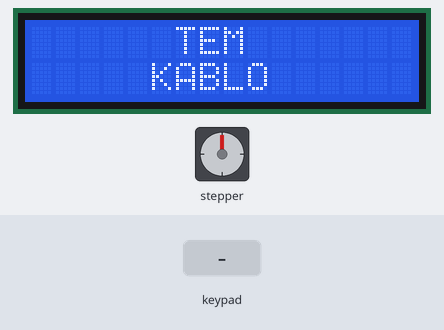
Recording of a sketch running on a simulated Arduino Uno, built with avr-gcc and run on an emulated ATmega328P. On the bench: stepper motor, 16×2 character LCD. Wiring (inferred from the names in the program): stepper motor driver (200 steps per turn assumed): step pin 10; direction pin 11; enable pin 12. Inputs (shaded band) come from the test bench. EEPROM starts erased.

Above: at 1.2 s.
1.3 s: key 'A' pressed
At 2.4 s:
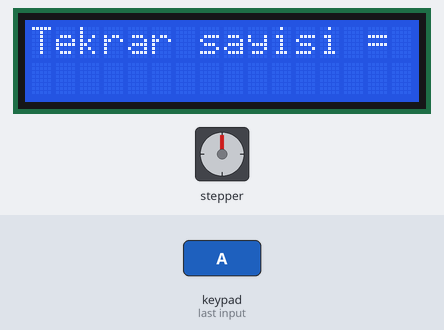
2.8 s: keypad keys 2 3 4 5 # pressed 0.4 s apart
At 5.1 s:
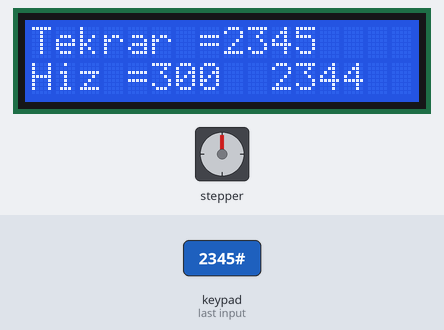
7.8 s: key 'D' pressed
At 8.7 s:
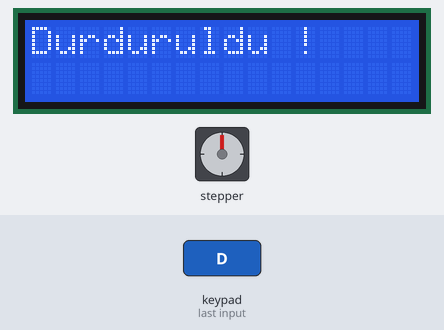
9.5 s: key 'B' pressed
At 9.9 s:
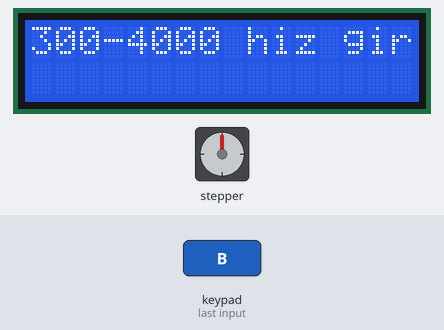
11.0 s: key 'C' pressed
At 12.1 s:
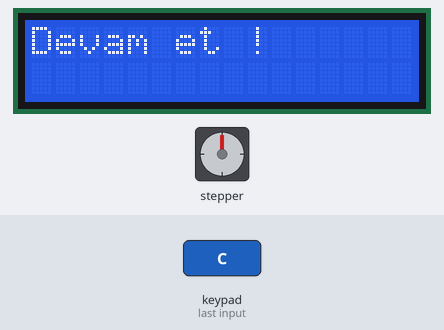
12.5 s: keypad keys 2 3 4 5 pressed 0.4 s apart
At 14.6 s:
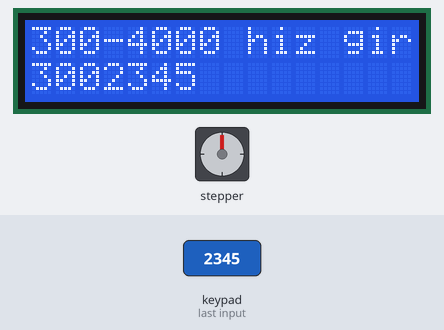
Timing chart, 0 to 16.1 s (numbered marks = the images above; inputs shaded):
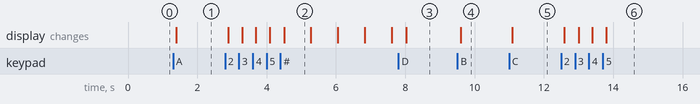

Measured:
- after the input at 1.3 s, the display: changes after 0.09 s (image 1)
- after the input at 2.8 s, the display: first changes after 0.09 s (image 2 shows a later state)
- after the input at 7.8 s, the display: changes after 0.23 s (image 3)
- after the input at 9.5 s, the display: changes after 0.09 s (image 4)
- after the input at 11.0 s, the display: changes after 0.09 s (image 5)
- after the input at 12.5 s, the display: first changes after 0.09 s (image 6 shows a later state)
- what the display in image 2 shows lasts 0.8 s, from 4.5 s to 5.3 s

The sketch:

a__kapa_konn_tubitak.ino
```cpp
#include <Keypad.h>
#include <LiquidCrystal_I2C.h>
#include <Wire.h>
#include <EEPROM.h>

LiquidCrystal_I2C lcd(0x27,16,2);

int PUL=10;
int DIR=11;
int EN=12;
int k=130;
long n=1;
long z=2000;

const byte satir=4;
const byte sutun=4;

String girilen_deger="";
String girilen_deger2="";

int bol1=0;
int bol2=0;
int mert=0;
int test=0;
char tus_takimi[satir][sutun]=
{
  {'1','2','3','A'},
  {'4','5','6','B'},
  {'7','8','9','C'},
  {'*','0','#','D'}
};

byte satirpin[satir]={2,3,4,5};
byte sutunpin[sutun]={6,7,8,9};

Keypad tus_takimim =Keypad(makeKeymap(tus_takimi), satirpin, sutunpin, satir, sutun);

void setup() {
  pinMode (PUL, OUTPUT);
  pinMode (DIR, OUTPUT);
  pinMode (EN, OUTPUT);
  digitalWrite(EN,HIGH);

  lcd.begin();
  lcd.home();
  lcd.backlight();
  lcd.setCursor(6,0);
  lcd.print("TEM");
  lcd.setCursor(5,1);
  lcd.print("KABLO");
}

void loop() {
char tus =tus_takimim.getKey();

if (tus=='A')
{
  lcd.begin();
  lcd.home();
  lcd.clear();
  lcd.setCursor(0,0);
  lcd.print("Tekrar sayisi =");
  bol1=1;
  bol2=0;
  girilen_deger="";
}

else if (tus=='B')
{
  lcd.begin();
  lcd.home();
  lcd.clear();
  lcd.setCursor(0,0);
  lcd.print("300-4000 hiz gir =");
  bol1=0;
  bol2=1;
  girilen_deger2="";
}

else if (tus=='C')
{
    lcd.begin();
    lcd.home();
    lcd.clear();
    lcd.setCursor(0,0);
    lcd.print("Devam et !");


    long fouroku2 = EEPROM.read(4);
    long threeoku2 = EEPROM.read(5);
    long twooku2 = EEPROM.read(6);
    long oneoku2 = EEPROM.read(7);
    girilen_deger2 = ((fouroku2 << 0) & 0xFF) + ((threeoku2 << 8) & 0xFFFF) + ((twooku2 << 16) & 0xFFFFFF) + ((oneoku2 << 24) & 0xFFFFFFFF);


    long fouroku = EEPROM.read(0);
    long threeoku = EEPROM.read(1);
    long twooku = EEPROM.read(2);
    long oneoku = EEPROM.read(3);

    girilen_deger = ((fouroku << 0) & 0xFF) + ((threeoku << 8) & 0xFFFF) + ((twooku << 16) & 0xFFFFFF) + ((oneoku << 24) & 0xFFFFFFFF);

}

else if (tus=='#')
{
  n=girilen_deger.toInt ();
  z=girilen_deger2.toInt ();

   if(z<300)
  {
    z=300;
  }

  if(z>4000)
  {
    z=4000;
  }

  for(int y=1; y<=n; y++)
  {
      if(mert==1)
  {
    lcd.begin();
    lcd.home();
    lcd.clear();
    lcd.setCursor(0,0);
    lcd.print("Durduruldu !");
    long t=(n-y)+1;

    byte four = (t & 0xFF);
    byte three = ((t >> 8) & 0xFF);
    byte two = ((t >> 16) & 0xFF);
    byte one = ((t >> 24) & 0xFF);

    EEPROM.write(0, four);
    EEPROM.write(1, three);
    EEPROM.write(2, two);
    EEPROM.write(3, one);

    long fouroku = EEPROM.read(0);
    long threeoku = EEPROM.read(1);
    long twooku = EEPROM.read(2);
    long oneoku = EEPROM.read(3);

    girilen_deger = ((fouroku << 0) & 0xFF) + ((threeoku << 8) & 0xFFFF) + ((twooku << 16) & 0xFFFFFF) + ((oneoku << 24) & 0xFFFFFFFF);

    byte four2 = (z & 0xFF);
    byte three2 = ((z >> 8) & 0xFF);
    byte two2 = ((z >> 16) & 0xFF);
    byte one2 = ((z >> 24) & 0xFF);

    EEPROM.write(4, four2);
    EEPROM.write(5, three2);
    EEPROM.write(6, two2);
    EEPROM.write(7, one2);

    long fouroku2 = EEPROM.read(4);
    long threeoku2 = EEPROM.read(5);
    long twooku2 = EEPROM.read(6);
    long oneoku2 = EEPROM.read(7);
    girilen_deger2 = ((fouroku2 << 0) & 0xFF) + ((threeoku2 << 8) & 0xFFFF) + ((twooku2 << 16) & 0xFFFFFF) + ((oneoku2 << 24) & 0xFFFFFFFF);
    mert=0;
    break;
  }
    lcd.begin();
    lcd.home();
    lcd.clear();
    lcd.setCursor(0,0);
    lcd.print("Tekrar =");
    lcd.setCursor(8,0);
    lcd.print(n);
    lcd.setCursor(0,1);
    lcd.print("Hiz =");
    lcd.setCursor(5,1);
    lcd.print(z);
    lcd.setCursor(10,1);
    long t=n-y;
    lcd.print(t);
    if(t==0){
    lcd.setCursor(10,1);
    lcd.print("Bitti !");
    }
  digitalWrite(DIR,LOW);
  for (int i=0; i<k; i++)
  {
    char tus =tus_takimim.getKey();

    digitalWrite(PUL,HIGH);
    delayMicroseconds(z);
    digitalWrite(PUL,LOW);
    delayMicroseconds(z);

        if(tus=='D'||mert==1)
    {
      lcd.begin();
      lcd.home();
      lcd.clear();
      lcd.setCursor(0,0);
      lcd.print("Durduruldu !");
      mert=1;
      break;
    }
  }
    delay(250);
   digitalWrite(DIR,HIGH);
   for (int i=0; i<k; i++)
   {
    char tus =tus_takimim.getKey();
      if(tus=='D'||mert==1)
    {
      lcd.begin();
      lcd.home();
      lcd.clear();
      lcd.setCursor(0,0);
      lcd.print("Durduruldu !");
      mert=1;
      break;
    }
     digitalWrite(PUL,HIGH);
     delayMicroseconds(z);
     digitalWrite(PUL,LOW);
     delayMicroseconds(z);
   }
     delay(250);
   }
}

if(bol1==1)
{
  if(tus=='1'||tus=='2'||tus=='3'||tus=='4'||tus=='5'||tus=='6'||tus=='7'||tus=='8'||tus=='9'||tus=='0')
  {
    lcd.begin();
    lcd.home();
    lcd.clear();
    lcd.setCursor(0,0);
    lcd.print("Tekrar sayisi =");
    girilen_deger = girilen_deger + tus;
    lcd.setCursor(0,1);
    lcd.print(girilen_deger);
  }
  else if(tus=='*')
  {
   girilen_deger=girilen_deger.substring(0,girilen_deger.length()-1);
   lcd.begin();
   lcd.home();
   lcd.clear();
   lcd.setCursor(0,0);
   lcd.print("Tekrar sayisi =");
   lcd.setCursor(0,1);
   lcd.print(girilen_deger);
  }
}
if(bol2==1)
{
    if(tus=='1'||tus=='2'||tus=='3'||tus=='4'||tus=='5'||tus=='6'||tus=='7'||tus=='8'||tus=='9'||tus=='0')
  {
    lcd.begin();
    lcd.home();
    lcd.clear();
    lcd.setCursor(0,0);
    lcd.print("300-4000 hiz gir =");
    girilen_deger2 = girilen_deger2 + tus;
    lcd.setCursor(0,1);
    lcd.print(girilen_deger2);
  }
    else if(tus=='*')
    {
      girilen_deger2=girilen_deger2.substring(0,girilen_deger2.length()-1);
      lcd.begin();
      lcd.home();
      lcd.clear();
      lcd.setCursor(0,0);
      lcd.print("300-4000 hiz gir =");
      lcd.setCursor(0,1);
      lcd.print(girilen_deger2);
    }
}
}
```
